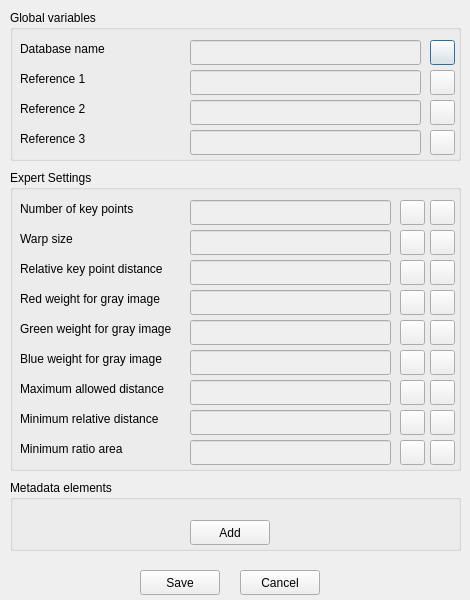
<?xml version="1.0" encoding="UTF-8"?>
<ui version="4.0">
 <class>EditMetadata</class>
 <widget class="QDialog" name="EditMetadata">
  <property name="geometry">
   <rect>
    <x>0</x>
    <y>0</y>
    <width>470</width>
    <height>600</height>
   </rect>
  </property>
  <property name="minimumSize">
   <size>
    <width>470</width>
    <height>600</height>
   </size>
  </property>
  <property name="maximumSize">
   <size>
    <width>470</width>
    <height>16777215</height>
   </size>
  </property>
  <property name="windowTitle">
   <string>I3S Pattern: Edit the metadata</string>
  </property>
  <property name="windowIcon">
   <iconset resource="../resources.qrc">
    <normaloff>:/images/patternIcon.svg</normaloff>:/images/patternIcon.svg</iconset>
  </property>
  <property name="modal">
   <bool>true</bool>
  </property>
  <widget class="QGroupBox" name="grpGlobalVariables">
   <property name="geometry">
    <rect>
     <x>10</x>
     <y>10</y>
     <width>451</width>
     <height>151</height>
    </rect>
   </property>
   <property name="title">
    <string>Global variables</string>
   </property>
   <widget class="QLabel" name="lblDatabaseName">
    <property name="geometry">
     <rect>
      <x>10</x>
      <y>30</y>
      <width>101</width>
      <height>17</height>
     </rect>
    </property>
    <property name="text">
     <string>Database name</string>
    </property>
   </widget>
   <widget class="QLabel" name="lblReference1">
    <property name="geometry">
     <rect>
      <x>10</x>
      <y>60</y>
      <width>101</width>
      <height>17</height>
     </rect>
    </property>
    <property name="text">
     <string>Reference 1</string>
    </property>
   </widget>
   <widget class="QLabel" name="lblReference2">
    <property name="geometry">
     <rect>
      <x>10</x>
      <y>90</y>
      <width>101</width>
      <height>17</height>
     </rect>
    </property>
    <property name="text">
     <string>Reference 2</string>
    </property>
   </widget>
   <widget class="QLabel" name="lblReference3">
    <property name="geometry">
     <rect>
      <x>10</x>
      <y>120</y>
      <width>101</width>
      <height>17</height>
     </rect>
    </property>
    <property name="text">
     <string>Reference 3</string>
    </property>
   </widget>
   <widget class="QLineEdit" name="txtDatabaseName">
    <property name="enabled">
     <bool>false</bool>
    </property>
    <property name="geometry">
     <rect>
      <x>180</x>
      <y>30</y>
      <width>231</width>
      <height>25</height>
     </rect>
    </property>
   </widget>
   <widget class="QLineEdit" name="txtRef1">
    <property name="enabled">
     <bool>false</bool>
    </property>
    <property name="geometry">
     <rect>
      <x>180</x>
      <y>60</y>
      <width>231</width>
      <height>25</height>
     </rect>
    </property>
   </widget>
   <widget class="QLineEdit" name="txtRef2">
    <property name="enabled">
     <bool>false</bool>
    </property>
    <property name="geometry">
     <rect>
      <x>180</x>
      <y>90</y>
      <width>231</width>
      <height>25</height>
     </rect>
    </property>
   </widget>
   <widget class="QLineEdit" name="txtRef3">
    <property name="enabled">
     <bool>false</bool>
    </property>
    <property name="geometry">
     <rect>
      <x>180</x>
      <y>120</y>
      <width>231</width>
      <height>25</height>
     </rect>
    </property>
   </widget>
   <widget class="QPushButton" name="btnEditDatabaseName">
    <property name="geometry">
     <rect>
      <x>420</x>
      <y>30</y>
      <width>25</width>
      <height>25</height>
     </rect>
    </property>
    <property name="text">
     <string/>
    </property>
    <property name="icon">
     <iconset resource="../resources.qrc">
      <normaloff>:/images/edit.svg</normaloff>:/images/edit.svg</iconset>
    </property>
    <property name="iconSize">
     <size>
      <width>30</width>
      <height>30</height>
     </size>
    </property>
    <property name="checkable">
     <bool>true</bool>
    </property>
   </widget>
   <widget class="QPushButton" name="btnEditRef1">
    <property name="geometry">
     <rect>
      <x>420</x>
      <y>60</y>
      <width>25</width>
      <height>25</height>
     </rect>
    </property>
    <property name="text">
     <string/>
    </property>
    <property name="icon">
     <iconset resource="../resources.qrc">
      <normaloff>:/images/edit.svg</normaloff>:/images/edit.svg</iconset>
    </property>
    <property name="iconSize">
     <size>
      <width>30</width>
      <height>30</height>
     </size>
    </property>
    <property name="checkable">
     <bool>true</bool>
    </property>
   </widget>
   <widget class="QPushButton" name="btnEditRef2">
    <property name="geometry">
     <rect>
      <x>420</x>
      <y>90</y>
      <width>25</width>
      <height>25</height>
     </rect>
    </property>
    <property name="text">
     <string/>
    </property>
    <property name="icon">
     <iconset resource="../resources.qrc">
      <normaloff>:/images/edit.svg</normaloff>:/images/edit.svg</iconset>
    </property>
    <property name="iconSize">
     <size>
      <width>30</width>
      <height>30</height>
     </size>
    </property>
    <property name="checkable">
     <bool>true</bool>
    </property>
   </widget>
   <widget class="QPushButton" name="btnEditRef3">
    <property name="geometry">
     <rect>
      <x>420</x>
      <y>120</y>
      <width>25</width>
      <height>25</height>
     </rect>
    </property>
    <property name="text">
     <string/>
    </property>
    <property name="icon">
     <iconset resource="../resources.qrc">
      <normaloff>:/images/edit.svg</normaloff>:/images/edit.svg</iconset>
    </property>
    <property name="iconSize">
     <size>
      <width>30</width>
      <height>30</height>
     </size>
    </property>
    <property name="checkable">
     <bool>true</bool>
    </property>
   </widget>
  </widget>
  <widget class="QGroupBox" name="grpExpertSettings">
   <property name="geometry">
    <rect>
     <x>10</x>
     <y>170</y>
     <width>451</width>
     <height>301</height>
    </rect>
   </property>
   <property name="title">
    <string>Expert Settings</string>
   </property>
   <widget class="QLabel" name="lblNumKeyPoints">
    <property name="geometry">
     <rect>
      <x>10</x>
      <y>30</y>
      <width>131</width>
      <height>17</height>
     </rect>
    </property>
    <property name="text">
     <string>Number of key points</string>
    </property>
   </widget>
   <widget class="QLabel" name="lblWarpSize">
    <property name="geometry">
     <rect>
      <x>10</x>
      <y>60</y>
      <width>131</width>
      <height>17</height>
     </rect>
    </property>
    <property name="text">
     <string>Warp size</string>
    </property>
   </widget>
   <widget class="QLabel" name="lblRelKeyPointDistance">
    <property name="geometry">
     <rect>
      <x>10</x>
      <y>90</y>
      <width>151</width>
      <height>17</height>
     </rect>
    </property>
    <property name="text">
     <string>Relative key point distance</string>
    </property>
   </widget>
   <widget class="QLabel" name="lblRedWeight">
    <property name="geometry">
     <rect>
      <x>10</x>
      <y>120</y>
      <width>151</width>
      <height>17</height>
     </rect>
    </property>
    <property name="text">
     <string>Red weight for gray image</string>
    </property>
   </widget>
   <widget class="QLabel" name="lblGreenWeight">
    <property name="geometry">
     <rect>
      <x>10</x>
      <y>150</y>
      <width>171</width>
      <height>17</height>
     </rect>
    </property>
    <property name="text">
     <string>Green weight for gray image</string>
    </property>
   </widget>
   <widget class="QLabel" name="lblBlueWeight">
    <property name="geometry">
     <rect>
      <x>10</x>
      <y>180</y>
      <width>161</width>
      <height>17</height>
     </rect>
    </property>
    <property name="text">
     <string>Blue weight for gray image</string>
    </property>
   </widget>
   <widget class="QLabel" name="lblMaxDistance">
    <property name="geometry">
     <rect>
      <x>10</x>
      <y>210</y>
      <width>161</width>
      <height>17</height>
     </rect>
    </property>
    <property name="text">
     <string>Maximum allowed distance</string>
    </property>
   </widget>
   <widget class="QLabel" name="lblMinDistance">
    <property name="geometry">
     <rect>
      <x>10</x>
      <y>240</y>
      <width>161</width>
      <height>17</height>
     </rect>
    </property>
    <property name="text">
     <string>Minimum relative distance</string>
    </property>
   </widget>
   <widget class="QLabel" name="lblMinRatioArea">
    <property name="geometry">
     <rect>
      <x>10</x>
      <y>270</y>
      <width>131</width>
      <height>17</height>
     </rect>
    </property>
    <property name="text">
     <string>Minimum ratio area</string>
    </property>
   </widget>
   <widget class="QLineEdit" name="txtNumKeyPoints">
    <property name="enabled">
     <bool>false</bool>
    </property>
    <property name="geometry">
     <rect>
      <x>180</x>
      <y>30</y>
      <width>201</width>
      <height>25</height>
     </rect>
    </property>
   </widget>
   <widget class="QLineEdit" name="txtWarpSize">
    <property name="enabled">
     <bool>false</bool>
    </property>
    <property name="geometry">
     <rect>
      <x>180</x>
      <y>60</y>
      <width>201</width>
      <height>25</height>
     </rect>
    </property>
   </widget>
   <widget class="QLineEdit" name="txtRelKeyDistance">
    <property name="enabled">
     <bool>false</bool>
    </property>
    <property name="geometry">
     <rect>
      <x>180</x>
      <y>90</y>
      <width>201</width>
      <height>25</height>
     </rect>
    </property>
   </widget>
   <widget class="QLineEdit" name="txtRedWeight">
    <property name="enabled">
     <bool>false</bool>
    </property>
    <property name="geometry">
     <rect>
      <x>180</x>
      <y>120</y>
      <width>201</width>
      <height>25</height>
     </rect>
    </property>
   </widget>
   <widget class="QLineEdit" name="txtGreenWeight">
    <property name="enabled">
     <bool>false</bool>
    </property>
    <property name="geometry">
     <rect>
      <x>180</x>
      <y>150</y>
      <width>201</width>
      <height>25</height>
     </rect>
    </property>
   </widget>
   <widget class="QLineEdit" name="txtBlueWeight">
    <property name="enabled">
     <bool>false</bool>
    </property>
    <property name="geometry">
     <rect>
      <x>180</x>
      <y>180</y>
      <width>201</width>
      <height>25</height>
     </rect>
    </property>
   </widget>
   <widget class="QLineEdit" name="txtMaxDistance">
    <property name="enabled">
     <bool>false</bool>
    </property>
    <property name="geometry">
     <rect>
      <x>180</x>
      <y>210</y>
      <width>201</width>
      <height>25</height>
     </rect>
    </property>
   </widget>
   <widget class="QLineEdit" name="txtMinDistance">
    <property name="enabled">
     <bool>false</bool>
    </property>
    <property name="geometry">
     <rect>
      <x>180</x>
      <y>240</y>
      <width>201</width>
      <height>25</height>
     </rect>
    </property>
   </widget>
   <widget class="QLineEdit" name="txtMinRatioArea">
    <property name="enabled">
     <bool>false</bool>
    </property>
    <property name="geometry">
     <rect>
      <x>180</x>
      <y>270</y>
      <width>201</width>
      <height>25</height>
     </rect>
    </property>
   </widget>
   <widget class="QPushButton" name="btnEditNumKeyPoints">
    <property name="geometry">
     <rect>
      <x>390</x>
      <y>30</y>
      <width>25</width>
      <height>25</height>
     </rect>
    </property>
    <property name="text">
     <string/>
    </property>
    <property name="icon">
     <iconset resource="../resources.qrc">
      <normaloff>:/images/edit.svg</normaloff>:/images/edit.svg</iconset>
    </property>
    <property name="iconSize">
     <size>
      <width>30</width>
      <height>30</height>
     </size>
    </property>
    <property name="checkable">
     <bool>true</bool>
    </property>
   </widget>
   <widget class="QPushButton" name="btnHelpNumKeyPoints">
    <property name="geometry">
     <rect>
      <x>420</x>
      <y>30</y>
      <width>25</width>
      <height>25</height>
     </rect>
    </property>
    <property name="text">
     <string/>
    </property>
    <property name="icon">
     <iconset resource="../resources.qrc">
      <normaloff>:/images/question.svg</normaloff>:/images/question.svg</iconset>
    </property>
    <property name="iconSize">
     <size>
      <width>25</width>
      <height>25</height>
     </size>
    </property>
   </widget>
   <widget class="QPushButton" name="btnHelpWarpSize">
    <property name="geometry">
     <rect>
      <x>420</x>
      <y>60</y>
      <width>25</width>
      <height>25</height>
     </rect>
    </property>
    <property name="text">
     <string/>
    </property>
    <property name="icon">
     <iconset resource="../resources.qrc">
      <normaloff>:/images/question.svg</normaloff>:/images/question.svg</iconset>
    </property>
    <property name="iconSize">
     <size>
      <width>25</width>
      <height>25</height>
     </size>
    </property>
   </widget>
   <widget class="QPushButton" name="btnEditWarpSize">
    <property name="geometry">
     <rect>
      <x>390</x>
      <y>60</y>
      <width>25</width>
      <height>25</height>
     </rect>
    </property>
    <property name="text">
     <string/>
    </property>
    <property name="icon">
     <iconset resource="../resources.qrc">
      <normaloff>:/images/edit.svg</normaloff>:/images/edit.svg</iconset>
    </property>
    <property name="iconSize">
     <size>
      <width>30</width>
      <height>30</height>
     </size>
    </property>
    <property name="checkable">
     <bool>true</bool>
    </property>
   </widget>
   <widget class="QPushButton" name="btnHelpRelKeyDistance">
    <property name="geometry">
     <rect>
      <x>420</x>
      <y>90</y>
      <width>25</width>
      <height>25</height>
     </rect>
    </property>
    <property name="text">
     <string/>
    </property>
    <property name="icon">
     <iconset resource="../resources.qrc">
      <normaloff>:/images/question.svg</normaloff>:/images/question.svg</iconset>
    </property>
    <property name="iconSize">
     <size>
      <width>25</width>
      <height>25</height>
     </size>
    </property>
   </widget>
   <widget class="QPushButton" name="btnEditRelKeyDistance">
    <property name="geometry">
     <rect>
      <x>390</x>
      <y>90</y>
      <width>25</width>
      <height>25</height>
     </rect>
    </property>
    <property name="text">
     <string/>
    </property>
    <property name="icon">
     <iconset resource="../resources.qrc">
      <normaloff>:/images/edit.svg</normaloff>:/images/edit.svg</iconset>
    </property>
    <property name="iconSize">
     <size>
      <width>30</width>
      <height>30</height>
     </size>
    </property>
    <property name="checkable">
     <bool>true</bool>
    </property>
   </widget>
   <widget class="QPushButton" name="btnHelpRedWeight">
    <property name="geometry">
     <rect>
      <x>420</x>
      <y>120</y>
      <width>25</width>
      <height>25</height>
     </rect>
    </property>
    <property name="text">
     <string/>
    </property>
    <property name="icon">
     <iconset resource="../resources.qrc">
      <normaloff>:/images/question.svg</normaloff>:/images/question.svg</iconset>
    </property>
    <property name="iconSize">
     <size>
      <width>25</width>
      <height>25</height>
     </size>
    </property>
   </widget>
   <widget class="QPushButton" name="btnEditRedWeight">
    <property name="geometry">
     <rect>
      <x>390</x>
      <y>120</y>
      <width>25</width>
      <height>25</height>
     </rect>
    </property>
    <property name="text">
     <string/>
    </property>
    <property name="icon">
     <iconset resource="../resources.qrc">
      <normaloff>:/images/edit.svg</normaloff>:/images/edit.svg</iconset>
    </property>
    <property name="iconSize">
     <size>
      <width>30</width>
      <height>30</height>
     </size>
    </property>
    <property name="checkable">
     <bool>true</bool>
    </property>
   </widget>
   <widget class="QPushButton" name="btnHelpGreenWeight">
    <property name="geometry">
     <rect>
      <x>420</x>
      <y>150</y>
      <width>25</width>
      <height>25</height>
     </rect>
    </property>
    <property name="text">
     <string/>
    </property>
    <property name="icon">
     <iconset resource="../resources.qrc">
      <normaloff>:/images/question.svg</normaloff>:/images/question.svg</iconset>
    </property>
    <property name="iconSize">
     <size>
      <width>25</width>
      <height>25</height>
     </size>
    </property>
   </widget>
   <widget class="QPushButton" name="btnEditGreenWeight">
    <property name="geometry">
     <rect>
      <x>390</x>
      <y>150</y>
      <width>25</width>
      <height>25</height>
     </rect>
    </property>
    <property name="text">
     <string/>
    </property>
    <property name="icon">
     <iconset resource="../resources.qrc">
      <normaloff>:/images/edit.svg</normaloff>:/images/edit.svg</iconset>
    </property>
    <property name="iconSize">
     <size>
      <width>30</width>
      <height>30</height>
     </size>
    </property>
    <property name="checkable">
     <bool>true</bool>
    </property>
   </widget>
   <widget class="QPushButton" name="btnHelpBlueWeight">
    <property name="geometry">
     <rect>
      <x>420</x>
      <y>180</y>
      <width>25</width>
      <height>25</height>
     </rect>
    </property>
    <property name="text">
     <string/>
    </property>
    <property name="icon">
     <iconset resource="../resources.qrc">
      <normaloff>:/images/question.svg</normaloff>:/images/question.svg</iconset>
    </property>
    <property name="iconSize">
     <size>
      <width>25</width>
      <height>25</height>
     </size>
    </property>
   </widget>
   <widget class="QPushButton" name="btnEditBlueWeight">
    <property name="geometry">
     <rect>
      <x>390</x>
      <y>180</y>
      <width>25</width>
      <height>25</height>
     </rect>
    </property>
    <property name="text">
     <string/>
    </property>
    <property name="icon">
     <iconset resource="../resources.qrc">
      <normaloff>:/images/edit.svg</normaloff>:/images/edit.svg</iconset>
    </property>
    <property name="iconSize">
     <size>
      <width>30</width>
      <height>30</height>
     </size>
    </property>
    <property name="checkable">
     <bool>true</bool>
    </property>
   </widget>
   <widget class="QPushButton" name="btnHelpMaxDistance">
    <property name="geometry">
     <rect>
      <x>420</x>
      <y>210</y>
      <width>25</width>
      <height>25</height>
     </rect>
    </property>
    <property name="text">
     <string/>
    </property>
    <property name="icon">
     <iconset resource="../resources.qrc">
      <normaloff>:/images/question.svg</normaloff>:/images/question.svg</iconset>
    </property>
    <property name="iconSize">
     <size>
      <width>25</width>
      <height>25</height>
     </size>
    </property>
   </widget>
   <widget class="QPushButton" name="btnEditMaxDistance">
    <property name="geometry">
     <rect>
      <x>390</x>
      <y>210</y>
      <width>25</width>
      <height>25</height>
     </rect>
    </property>
    <property name="text">
     <string/>
    </property>
    <property name="icon">
     <iconset resource="../resources.qrc">
      <normaloff>:/images/edit.svg</normaloff>:/images/edit.svg</iconset>
    </property>
    <property name="iconSize">
     <size>
      <width>30</width>
      <height>30</height>
     </size>
    </property>
    <property name="checkable">
     <bool>true</bool>
    </property>
   </widget>
   <widget class="QPushButton" name="btnHelpMinDistance">
    <property name="geometry">
     <rect>
      <x>420</x>
      <y>240</y>
      <width>25</width>
      <height>25</height>
     </rect>
    </property>
    <property name="text">
     <string/>
    </property>
    <property name="icon">
     <iconset resource="../resources.qrc">
      <normaloff>:/images/question.svg</normaloff>:/images/question.svg</iconset>
    </property>
    <property name="iconSize">
     <size>
      <width>25</width>
      <height>25</height>
     </size>
    </property>
   </widget>
   <widget class="QPushButton" name="btnEditMinDistance">
    <property name="geometry">
     <rect>
      <x>390</x>
      <y>240</y>
      <width>25</width>
      <height>25</height>
     </rect>
    </property>
    <property name="text">
     <string/>
    </property>
    <property name="icon">
     <iconset resource="../resources.qrc">
      <normaloff>:/images/edit.svg</normaloff>:/images/edit.svg</iconset>
    </property>
    <property name="iconSize">
     <size>
      <width>30</width>
      <height>30</height>
     </size>
    </property>
    <property name="checkable">
     <bool>true</bool>
    </property>
   </widget>
   <widget class="QPushButton" name="btnHelpMinRatio">
    <property name="geometry">
     <rect>
      <x>420</x>
      <y>270</y>
      <width>25</width>
      <height>25</height>
     </rect>
    </property>
    <property name="text">
     <string/>
    </property>
    <property name="icon">
     <iconset resource="../resources.qrc">
      <normaloff>:/images/question.svg</normaloff>:/images/question.svg</iconset>
    </property>
    <property name="iconSize">
     <size>
      <width>25</width>
      <height>25</height>
     </size>
    </property>
   </widget>
   <widget class="QPushButton" name="btnEditMinRatio">
    <property name="geometry">
     <rect>
      <x>390</x>
      <y>270</y>
      <width>25</width>
      <height>25</height>
     </rect>
    </property>
    <property name="text">
     <string/>
    </property>
    <property name="icon">
     <iconset resource="../resources.qrc">
      <normaloff>:/images/edit.svg</normaloff>:/images/edit.svg</iconset>
    </property>
    <property name="iconSize">
     <size>
      <width>30</width>
      <height>30</height>
     </size>
    </property>
    <property name="checkable">
     <bool>true</bool>
    </property>
   </widget>
  </widget>
  <widget class="QGroupBox" name="grpMetadataElements">
   <property name="geometry">
    <rect>
     <x>10</x>
     <y>480</y>
     <width>451</width>
     <height>71</height>
    </rect>
   </property>
   <property name="title">
    <string>Metadata elements</string>
   </property>
   <widget class="QPushButton" name="btnAddMetadataElement">
    <property name="geometry">
     <rect>
      <x>180</x>
      <y>40</y>
      <width>80</width>
      <height>25</height>
     </rect>
    </property>
    <property name="text">
     <string>Add</string>
    </property>
   </widget>
  </widget>
  <widget class="QPushButton" name="btnSave">
   <property name="geometry">
    <rect>
     <x>140</x>
     <y>570</y>
     <width>80</width>
     <height>25</height>
    </rect>
   </property>
   <property name="text">
    <string>Save</string>
   </property>
  </widget>
  <widget class="QPushButton" name="btnCancel">
   <property name="geometry">
    <rect>
     <x>240</x>
     <y>570</y>
     <width>80</width>
     <height>25</height>
    </rect>
   </property>
   <property name="text">
    <string>Cancel</string>
   </property>
  </widget>
 </widget>
 <resources>
  <include location="../resources.qrc"/>
 </resources>
 <connections/>
</ui>
